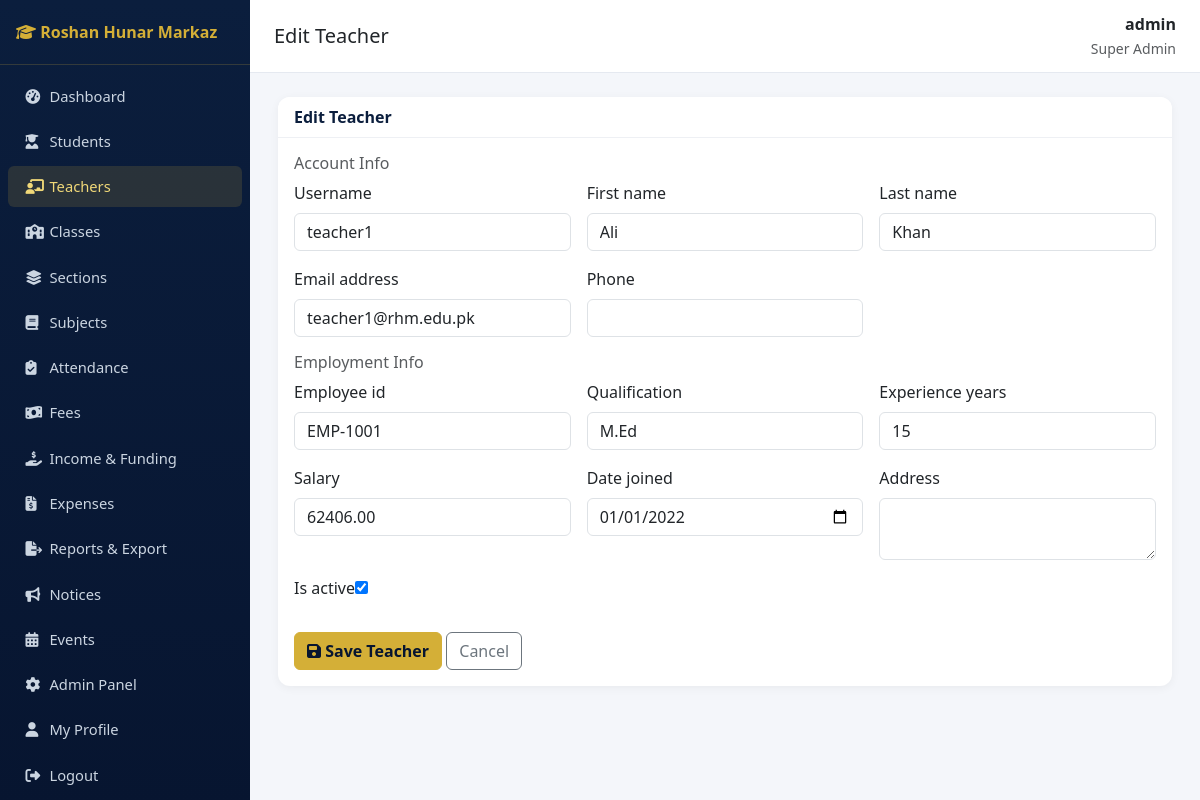
The app's page /teachers/1/edit/ (signed in) with its own data.
### accounts/models.py (models this page shows, shortened)
class User(AbstractUser):
    class Role(models.TextChoices):
        SUPER_ADMIN = "SUPER_ADMIN", "Super Admin"
        PRINCIPAL = "PRINCIPAL", "Principal"
        ADMIN = "ADMIN", "Admin"
        TEACHER = "TEACHER", "Teacher"
        STUDENT = "STUDENT", "Student"
        PARENT = "PARENT", "Parent"
        ACCOUNTANT = "ACCOUNTANT", "Accountant"
        LIBRARIAN = "LIBRARIAN", "Librarian"
        STAFF = "STAFF", "Staff"
    role = models.CharField(max_length=20, choices=Role.choices, default=Role.STUDENT)
    phone = models.CharField(max_length=20, blank=True)
    photo = models.ImageField(upload_to="profile_photos/", blank=True, null=True)

### teachers/models.py (models this page shows, shortened)
class Teacher(models.Model):
    user = models.OneToOneField(settings.AUTH_USER_MODEL, on_delete=models.CASCADE, related_name="teacher_profile")
    employee_id = models.CharField(max_length=20, unique=True)
    qualification = models.CharField(max_length=200, blank=True)
    experience_years = models.PositiveIntegerField(default=0)
    salary = models.DecimalField(max_digits=10, decimal_places=2, default=0)
    date_joined = models.DateField()
    address = models.TextField(blank=True)
    is_active = models.BooleanField(default=True)
    class Meta:
        ordering = ["employee_id"]

### teachers/views.py (the view)
# urls.py: path("<int:pk>/edit/", views.teacher_edit, name="edit"),
@role_required(*MANAGEMENT_ROLES)
def teacher_edit(request, pk):
    teacher = get_object_or_404(Teacher, pk=pk)
    if request.method == "POST":
        uform = TeacherUserForm(request.POST, instance=teacher.user)
        tform = TeacherForm(request.POST, instance=teacher)
        if uform.is_valid() and tform.is_valid():
            uform.save()
            tform.save()
            messages.success(request, "Teacher updated successfully.")
            return redirect("teachers:list")
    else:
        uform = TeacherUserForm(instance=teacher.user)
        tform = TeacherForm(instance=teacher)
    return render(request, "teachers/teacher_form.html", {"uform": uform, "tform": tform, "teacher": teacher})

### teachers/forms.py
class TeacherUserForm(forms.ModelForm):
    class Meta:
        model = User
        fields = ["username", "first_name", "last_name", "email", "phone"]
        widgets = {f: forms.TextInput(attrs={"class": "form-control"}) for f in ["username", "first_name", "last_name", "phone"]}
        widgets["email"] = forms.EmailInput(attrs={"class": "form-control"})

class TeacherForm(forms.ModelForm):
    class Meta:
        model = Teacher
        exclude = ["user"]
        widgets = {
            "date_joined": forms.DateInput(attrs={"type": "date", "class": "form-control"}),
            "address": forms.Textarea(attrs={"class": "form-control", "rows": 2}),
            "qualification": forms.TextInput(attrs={"class": "form-control"}),
            "employee_id": forms.TextInput(attrs={"class": "form-control"}),
            "experience_years": forms.NumberInput(attrs={"class": "form-control"}),
            "salary": forms.NumberInput(attrs={"class": "form-control"}),
        }

### sitepages/context_processors.py (called while the page is built)
def site_settings(request):
    return {"site_settings": SiteSettings.get_solo()}

### sitepages/models.py (called while the page is built)
    @classmethod
    def get_solo(cls):
        obj = cls.objects.first()
        if not obj:
            obj = cls.objects.create()
        return obj

### templates/teachers/teacher_form.html (shortened to what this page needs)
{% extends "base.html" %}
{% block page_title %}{% if teacher %}Edit{% else %}Add{% endif %} Teacher{% endblock %}
{% block content %}
<div class="card">
  <div class="card-header">{% if teacher %}Edit{% else %}Add{% endif %} Teacher</div>
  <div class="card-body">
    <form method="post">
      <h6 class="text-muted">Account Info</h6>
      <div class="row g-3 mb-3">
        {% for field in uform %}
        <div class="col-md-4"><label class="form-label">{{ field.label }}</label>{{ field }}
        {% for error in field.errors %}<div class="text-danger small">{{ error }}</div>{% endfor %}</div>
        {% endfor %}
      </div>
      <h6 class="text-muted">Employment Info</h6>
      <div class="row g-3">
        {% for field in tform %}
        <div class="col-md-4"><label class="form-label">{{ field.label }}</label>{{ field }}
        {% for error in field.errors %}<div class="text-danger small">{{ error }}</div>{% endfor %}</div>
        {% endfor %}
      </div>
      <button class="btn btn-gold mt-4" type="submit"><i class="fa-solid fa-save"></i> Save Teacher</button>
      <a href="{% url 'teachers:list' %}" class="btn btn-outline-secondary mt-4">Cancel</a>
    </form>
  </div>
</div>
{% endblock %}

### templates/base.html (shortened to what this page needs)
{% load static %}
<!DOCTYPE html>
<html lang="en">
<head>
<link href="https://cdn.jsdelivr.net/npm/bootstrap@5.3.3/dist/css/bootstrap.min.css" rel="stylesheet">
<link href="https://cdnjs.cloudflare.com/ajax/libs/font-awesome/6.5.1/css/all.min.css" rel="stylesheet">
<link href="{% static 'css/style.css' %}" rel="stylesheet">
</head>
<body>
<nav class="sidebar" id="sidebar">
  <div class="brand"><i class="fa-solid fa-graduation-cap"></i> Roshan Hunar Markaz</div>
  <ul class="nav flex-column py-2">
    {% if request.user.role in "STUDENT,PARENT" %}
      <li class="nav-item"><a class="nav-link {% if request.resolver_match.namespace == 'portal' %}active{% endif %}" href="{% url 'portal:home' %}"><i class="fa-solid fa-gauge-high"></i> My Portal</a></li>
      <li class="nav-item"><a class="nav-link {% if request.resolver_match.namespace == 'notices' and request.resolver_match.url_name == 'list' %}active{% endif %}" href="{% url 'notices:list' %}"><i class="fa-solid fa-bullhorn"></i> Notices</a></li>
      <li class="nav-item"><a class="nav-link" href="{% url 'notices:event_list' %}"><i class="fa-solid fa-calendar-days"></i> Events</a></li>
    {% else %}
      <li class="nav-item"><a class="nav-link {% if request.resolver_match.namespace == 'dashboard' %}active{% endif %}" href="{% url 'dashboard:index' %}"><i class="fa-solid fa-gauge-high"></i> Dashboard</a></li>
      <li class="nav-item"><a class="nav-link {% if request.resolver_match.namespace == 'students' %}active{% endif %}" href="{% url 'students:list' %}"><i class="fa-solid fa-user-graduate"></i> Students</a></li>
      {% if request.user.is_superuser or request.user.role in "SUPER_ADMIN,PRINCIPAL,ADMIN" %}
      <li class="nav-item"><a class="nav-link {% if request.resolver_match.namespace == 'teachers' %}active{% endif %}" href="{% url 'teachers:list' %}"><i class="fa-solid fa-chalkboard-user"></i> Teachers</a></li>
      <li class="nav-item"><a class="nav-link {% if request.resolver_match.url_name == 'class_list' %}active{% endif %}" href="{% url 'academics:class_list' %}"><i class="fa-solid fa-school"></i> Classes</a></li>
      <li class="nav-item"><a class="nav-link {% if request.resolver_match.url_name == 'section_list' %}active{% endif %}" href="{% url 'academics:section_list' %}"><i class="fa-solid fa-layer-group"></i> Sections</a></li>
      <li class="nav-item"><a class="nav-link {% if request.resolver_match.url_name == 'subject_list' %}active{% endif %}" href="{% url 'academics:subject_list' %}"><i class="fa-solid fa-book"></i> Subjects</a></li>
      {% endif %}
      <li class="nav-item"><a class="nav-link " href="{% url 'attendance:mark' %}"><i class="fa-solid fa-clipboard-check"></i> Attendance</a></li>
      {% if request.user.is_superuser or request.user.role in "SUPER_ADMIN,PRINCIPAL,ADMIN,ACCOUNTANT" %}
      <li class="nav-item"><a class="nav-link {% if request.resolver_match.url_name == 'payment_list' %}active{% endif %}" href="{% url 'fees:payment_list' %}"><i class="fa-solid fa-money-bill-wave"></i> Fees</a></li>
      <li class="nav-item"><a class="nav-link {% if request.resolver_match.url_name == 'income_list' %}active{% endif %}" href="{% url 'fees:income_list' %}"><i class="fa-solid fa-hand-holding-dollar"></i> Income &amp; Funding</a></li>
      <li class="nav-item"><a class="nav-link {% if request.resolver_match.url_name == 'expense_list' %}active{% endif %}" href="{% url 'fees:expense_list' %}"><i class="fa-solid fa-file-invoice-dollar"></i> Expenses</a></li>
      {% endif %}
      {% if request.user.is_superuser or request.user.role in "SUPER_ADMIN,PRINCIPAL,ADMIN,ACCOUNTANT" %}
      <li class="nav-item"><a class="nav-link {% if request.resolver_match.namespace == 'reports' %}active{% endif %}" href="{% url 'reports:index' %}"><i class="fa-solid fa-file-export"></i> Reports &amp; Export</a></li>
      {% endif %}
      <li class="nav-item"><a class="nav-link {% if request.resolver_match.namespace == 'notices' %}active{% endif %}" href="{% url 'notices:list' %}"><i class="fa-solid fa-bullhorn"></i> Notices</a></li>
      <li class="nav-item"><a class="nav-link" href="{% url 'notices:event_list' %}"><i class="fa-solid fa-calendar-days"></i> Events</a></li>
      {% if request.user.is_superuser %}<li class="nav-item"><a class="nav-link" href="/admin/"><i class="fa-solid fa-gear"></i> Admin Panel</a></li>{% endif %}
    {% endif %}
    <li class="nav-item"><a class="nav-link" href="{% url 'accounts:profile' %}"><i class="fa-solid fa-user"></i> My Profile</a></li>
    <li class="nav-item"><a class="nav-link" href="{% url 'accounts:logout' %}"><i class="fa-solid fa-right-from-bracket"></i> Logout</a></li>
  </ul>
</nav>
<div class="main-content">
  <div class="topbar">
    <h5 class="mb-0">{% block page_title %}Dashboard{% endblock %}</h5>
    <div class="text-end">
      <div class="fw-semibold">{{ request.user.get_full_name|default:request.user.username }}</div>
      <small class="text-muted">{{ request.user.get_role_display }}</small>
    </div>
  </div>
  {% block content %}{% endblock %}
</div>
</body>
</html>

### static/css/style.css (style rules this page uses)
:root { --navy: #0b1e3d; --navy-dark: #071530; --gold: #d4af37; --gold-light: #f0d878; --bg: #f4f6fa; }
body { background: var(--bg); font-family: 'Segoe UI', Roboto, sans-serif; }
.sidebar { background: linear-gradient(180deg, var(--navy) 0%, var(--navy-dark) 100%); min-height: 100vh; width: 250px; position: fixed; top: 0; left: 0; z-index: 1030; }
.sidebar .brand { color: var(--gold); font-weight: 700; padding: 1.25rem 1rem; border-bottom: 1px solid rgba(212,175,55,.2); }
.sidebar .nav-link { color: #cbd5e1; padding: .6rem 1.1rem; border-radius: 6px; margin: 2px 8px; font-size: .92rem; }
.sidebar .nav-link.active, .sidebar .nav-link:hover { background: rgba(212,175,55,.15); color: var(--gold-light); }
.sidebar .nav-link i { width: 20px; }
.main-content { margin-left: 250px; padding: 1.5rem 1.75rem; }
.topbar { background: #fff; border-bottom: 1px solid #e5e9f0; padding: .75rem 1.5rem; margin: -1.5rem -1.75rem 1.5rem -1.75rem; display: flex; justify-content: space-between; align-items: center; }
.card { border: none; border-radius: 12px; box-shadow: 0 2px 10px rgba(0,0,0,.05); }
.card-header { background: #fff; border-bottom: 1px solid #eef0f4; font-weight: 600; color: var(--navy); border-radius: 12px 12px 0 0 !important; }
.btn-gold { background: var(--gold); border-color: var(--gold); color: var(--navy-dark); font-weight: 600; }

### records on screen
User: user.get_full_name "admin", user.role "Super Admin"
User: uform "teacher1" "Ali" "Khan" "teacher1@rhm.edu.pk"
Teacher: tform "EMP-1001" "M.Ed" "15" "62406.00" "01/01/2022" "☑"

### other values on screen
{{ field.label }} "Username" "First name" "Last name" "Email address" "Phone"
{{ field.label }} "Employee id" "Qualification" "Experience years" "Salary" "Date joined" "Address" "Is active"
